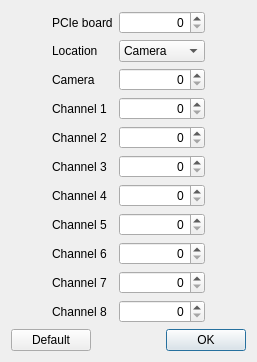
<?xml version="1.0" encoding="UTF-8"?>
<ui version="4.0">
 <class>DialogDac</class>
 <widget class="QDialog" name="DialogDac">
  <property name="geometry">
   <rect>
    <x>0</x>
    <y>0</y>
    <width>257</width>
    <height>333</height>
   </rect>
  </property>
  <property name="windowTitle">
   <string>DAC</string>
  </property>
  <layout class="QVBoxLayout" name="verticalLayout">
   <item>
    <spacer name="verticalSpacer_2">
     <property name="orientation">
      <enum>Qt::Vertical</enum>
     </property>
     <property name="sizeHint" stdset="0">
      <size>
       <width>20</width>
       <height>40</height>
      </size>
     </property>
    </spacer>
   </item>
   <item>
    <layout class="QGridLayout" name="gridLayout">
     <item row="2" column="2">
      <widget class="QSpinBox" name="spinBoxCamera">
       <property name="alignment">
        <set>Qt::AlignRight|Qt::AlignTrailing|Qt::AlignVCenter</set>
       </property>
      </widget>
     </item>
     <item row="3" column="2">
      <widget class="QSpinBox" name="spinBoxChannel1">
       <property name="alignment">
        <set>Qt::AlignRight|Qt::AlignTrailing|Qt::AlignVCenter</set>
       </property>
       <property name="maximum">
        <number>65535</number>
       </property>
      </widget>
     </item>
     <item row="5" column="0">
      <spacer name="horizontalSpacer">
       <property name="orientation">
        <enum>Qt::Horizontal</enum>
       </property>
       <property name="sizeHint" stdset="0">
        <size>
         <width>40</width>
         <height>20</height>
        </size>
       </property>
      </spacer>
     </item>
     <item row="1" column="2">
      <widget class="QComboBox" name="comboBoxLocation">
       <item>
        <property name="text">
         <string>Camera</string>
        </property>
       </item>
       <item>
        <property name="text">
         <string>PCIe Card</string>
        </property>
       </item>
      </widget>
     </item>
     <item row="10" column="2">
      <widget class="QSpinBox" name="spinBoxChannel7">
       <property name="alignment">
        <set>Qt::AlignRight|Qt::AlignTrailing|Qt::AlignVCenter</set>
       </property>
       <property name="maximum">
        <number>65535</number>
       </property>
      </widget>
     </item>
     <item row="7" column="1">
      <widget class="QLabel" name="labelChannel5">
       <property name="text">
        <string>Channel 5</string>
       </property>
      </widget>
     </item>
     <item row="6" column="2">
      <widget class="QSpinBox" name="spinBoxChannel4">
       <property name="alignment">
        <set>Qt::AlignRight|Qt::AlignTrailing|Qt::AlignVCenter</set>
       </property>
       <property name="maximum">
        <number>65535</number>
       </property>
      </widget>
     </item>
     <item row="9" column="1">
      <widget class="QLabel" name="labelChannel6">
       <property name="text">
        <string>Channel 6</string>
       </property>
      </widget>
     </item>
     <item row="5" column="2">
      <widget class="QSpinBox" name="spinBoxChannel3">
       <property name="alignment">
        <set>Qt::AlignRight|Qt::AlignTrailing|Qt::AlignVCenter</set>
       </property>
       <property name="maximum">
        <number>65535</number>
       </property>
      </widget>
     </item>
     <item row="0" column="1">
      <widget class="QLabel" name="labelPcie">
       <property name="text">
        <string>PCIe board</string>
       </property>
      </widget>
     </item>
     <item row="11" column="1">
      <widget class="QLabel" name="labelChannel8">
       <property name="text">
        <string>Channel 8</string>
       </property>
      </widget>
     </item>
     <item row="4" column="2">
      <widget class="QSpinBox" name="spinBoxChannel2">
       <property name="alignment">
        <set>Qt::AlignRight|Qt::AlignTrailing|Qt::AlignVCenter</set>
       </property>
       <property name="maximum">
        <number>65535</number>
       </property>
      </widget>
     </item>
     <item row="5" column="1">
      <widget class="QLabel" name="labelChannel3">
       <property name="text">
        <string>Channel 3</string>
       </property>
      </widget>
     </item>
     <item row="0" column="2">
      <widget class="QSpinBox" name="spinBoxPcie">
       <property name="alignment">
        <set>Qt::AlignRight|Qt::AlignTrailing|Qt::AlignVCenter</set>
       </property>
      </widget>
     </item>
     <item row="10" column="1">
      <widget class="QLabel" name="labelChannel7">
       <property name="text">
        <string>Channel 7</string>
       </property>
      </widget>
     </item>
     <item row="11" column="2">
      <widget class="QSpinBox" name="spinBoxChannel8">
       <property name="alignment">
        <set>Qt::AlignRight|Qt::AlignTrailing|Qt::AlignVCenter</set>
       </property>
       <property name="maximum">
        <number>65535</number>
       </property>
      </widget>
     </item>
     <item row="7" column="2">
      <widget class="QSpinBox" name="spinBoxChannel5">
       <property name="alignment">
        <set>Qt::AlignRight|Qt::AlignTrailing|Qt::AlignVCenter</set>
       </property>
       <property name="maximum">
        <number>65535</number>
       </property>
      </widget>
     </item>
     <item row="4" column="1">
      <widget class="QLabel" name="labelChannel2">
       <property name="text">
        <string>Channel 2</string>
       </property>
      </widget>
     </item>
     <item row="1" column="1">
      <widget class="QLabel" name="labelLocation">
       <property name="text">
        <string>Location</string>
       </property>
      </widget>
     </item>
     <item row="9" column="2">
      <widget class="QSpinBox" name="spinBoxChannel6">
       <property name="alignment">
        <set>Qt::AlignRight|Qt::AlignTrailing|Qt::AlignVCenter</set>
       </property>
       <property name="maximum">
        <number>65535</number>
       </property>
      </widget>
     </item>
     <item row="2" column="1">
      <widget class="QLabel" name="labelCamera">
       <property name="text">
        <string>Camera</string>
       </property>
      </widget>
     </item>
     <item row="3" column="1">
      <widget class="QLabel" name="labelChannel1">
       <property name="text">
        <string>Channel 1</string>
       </property>
      </widget>
     </item>
     <item row="6" column="1">
      <widget class="QLabel" name="labelChannel4">
       <property name="text">
        <string>Channel 4</string>
       </property>
      </widget>
     </item>
     <item row="5" column="3">
      <spacer name="horizontalSpacer_2">
       <property name="orientation">
        <enum>Qt::Horizontal</enum>
       </property>
       <property name="sizeHint" stdset="0">
        <size>
         <width>40</width>
         <height>20</height>
        </size>
       </property>
      </spacer>
     </item>
    </layout>
   </item>
   <item>
    <spacer name="verticalSpacer">
     <property name="orientation">
      <enum>Qt::Vertical</enum>
     </property>
     <property name="sizeHint" stdset="0">
      <size>
       <width>20</width>
       <height>40</height>
      </size>
     </property>
    </spacer>
   </item>
   <item>
    <layout class="QHBoxLayout" name="horizontalLayout">
     <item>
      <widget class="QPushButton" name="pushButtonDefault">
       <property name="text">
        <string>Default</string>
       </property>
      </widget>
     </item>
     <item>
      <widget class="QDialogButtonBox" name="buttonBox">
       <property name="standardButtons">
        <set>QDialogButtonBox::Ok</set>
       </property>
      </widget>
     </item>
    </layout>
   </item>
  </layout>
 </widget>
 <layoutdefault spacing="6" margin="11"/>
 <tabstops>
  <tabstop>pushButtonDefault</tabstop>
 </tabstops>
 <resources/>
 <connections>
  <connection>
   <sender>buttonBox</sender>
   <signal>accepted()</signal>
   <receiver>DialogDac</receiver>
   <slot>accept()</slot>
   <hints>
    <hint type="sourcelabel">
     <x>136</x>
     <y>231</y>
    </hint>
    <hint type="destinationlabel">
     <x>141</x>
     <y>259</y>
    </hint>
   </hints>
  </connection>
  <connection>
   <sender>buttonBox</sender>
   <signal>rejected()</signal>
   <receiver>DialogDac</receiver>
   <slot>reject()</slot>
   <hints>
    <hint type="sourcelabel">
     <x>225</x>
     <y>231</y>
    </hint>
    <hint type="destinationlabel">
     <x>245</x>
     <y>256</y>
    </hint>
   </hints>
  </connection>
 </connections>
</ui>
